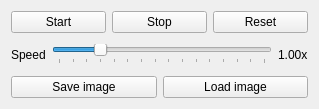
<?xml version="1.0" encoding="UTF-8"?>
<ui version="4.0">
 <class>Sim_Control</class>
 <widget class="QWidget" name="Sim_Control">
  <property name="geometry">
   <rect>
    <x>0</x>
    <y>0</y>
    <width>319</width>
    <height>109</height>
   </rect>
  </property>
  <property name="windowTitle">
   <string>Form</string>
  </property>
  <layout class="QVBoxLayout" name="verticalLayout">
   <item>
    <layout class="QHBoxLayout" name="layoutCtlBtn">
     <item>
      <widget class="QPushButton" name="btnStart">
       <property name="sizePolicy">
        <sizepolicy hsizetype="Expanding" vsizetype="Fixed">
         <horstretch>0</horstretch>
         <verstretch>0</verstretch>
        </sizepolicy>
       </property>
       <property name="text">
        <string>Start</string>
       </property>
      </widget>
     </item>
     <item>
      <widget class="QPushButton" name="btnStop">
       <property name="sizePolicy">
        <sizepolicy hsizetype="Expanding" vsizetype="Fixed">
         <horstretch>0</horstretch>
         <verstretch>0</verstretch>
        </sizepolicy>
       </property>
       <property name="text">
        <string>Stop</string>
       </property>
      </widget>
     </item>
     <item>
      <widget class="QPushButton" name="btnReset">
       <property name="sizePolicy">
        <sizepolicy hsizetype="Expanding" vsizetype="Fixed">
         <horstretch>0</horstretch>
         <verstretch>0</verstretch>
        </sizepolicy>
       </property>
       <property name="text">
        <string>Reset</string>
       </property>
      </widget>
     </item>
    </layout>
   </item>
   <item>
    <layout class="QHBoxLayout" name="layoutSpeed">
     <item>
      <widget class="QLabel" name="lblSpeed">
       <property name="text">
        <string>Speed</string>
       </property>
      </widget>
     </item>
     <item>
      <widget class="QSlider" name="sliderSimSpeed">
       <property name="minimum">
        <number>1</number>
       </property>
       <property name="maximum">
        <number>16</number>
       </property>
       <property name="singleStep">
        <number>1</number>
       </property>
       <property name="pageStep">
        <number>4</number>
       </property>
       <property name="value">
        <number>4</number>
       </property>
       <property name="orientation">
        <enum>Qt::Horizontal</enum>
       </property>
       <property name="tickPosition">
        <enum>QSlider::TicksBelow</enum>
       </property>
       <property name="tickInterval">
        <number>1</number>
       </property>
      </widget>
     </item>
     <item>
      <widget class="QLabel" name="lblSpeedValue">
       <property name="text">
        <string>1.00x</string>
       </property>
       <property name="textFormat">
        <enum>Qt::AutoText</enum>
       </property>
      </widget>
     </item>
    </layout>
   </item>
   <item>
    <layout class="QHBoxLayout" name="layoutImageIO">
     <item>
      <widget class="QPushButton" name="btnSaveImage">
       <property name="text">
        <string>Save image</string>
       </property>
      </widget>
     </item>
     <item>
      <widget class="QPushButton" name="btnLoadImage">
       <property name="text">
        <string>Load image</string>
       </property>
      </widget>
     </item>
    </layout>
   </item>
  </layout>
 </widget>
 <resources/>
 <connections/>
</ui>
